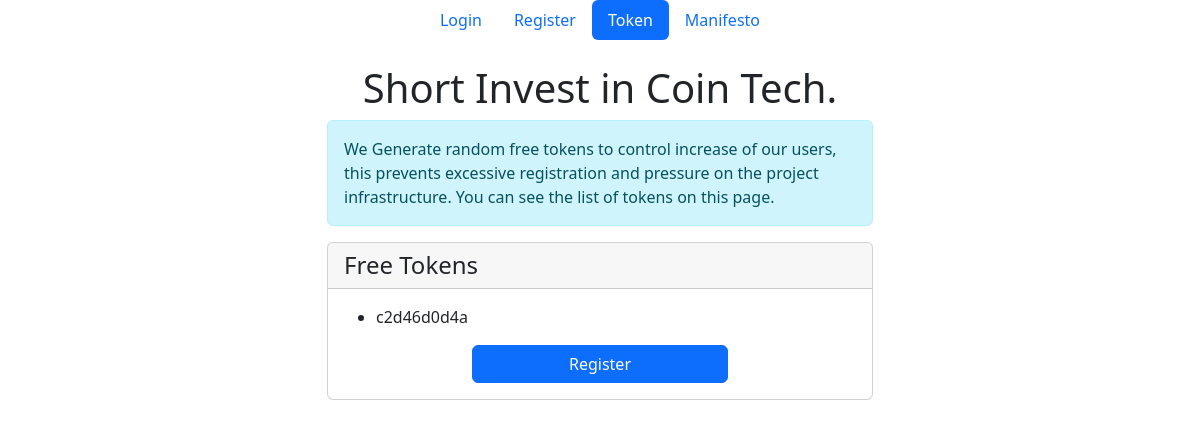
Page /a on the earlier database version.
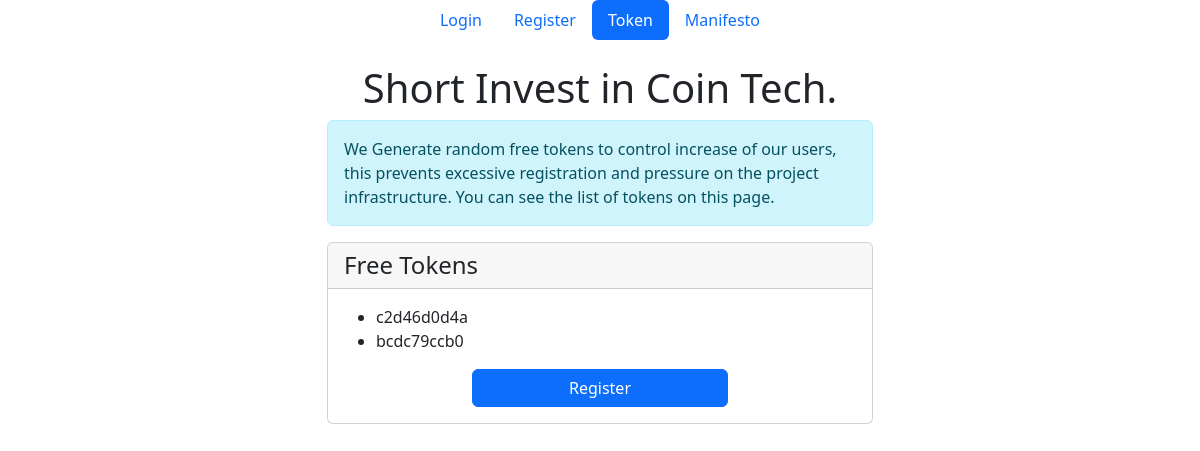
Same page on the later database version.
### access_token/models.py (models this page shows, shortened)
class AccessToken(models.Model):
    access_token = models.CharField(max_length=128, verbose_name="Access Token", null=False, blank=False,
                                    help_text='unique number who belongs to one person')
    representative = models.ForeignKey(User, on_delete=models.CASCADE,
                                       help_text="That user whom created this after deposit confirm",
                                       related_name='representative_id')
    user = models.ForeignKey(User, on_delete=models.CASCADE, help_text="user registered with this token", null=True,
                             blank=True)
    is_used = models.BooleanField(default=False, help_text='user used this token to register')
    by_superuser = models.BooleanField(default=False, verbose_name='Create by admin',
                                       help_text="Admin (superuser) Created this token manually")
    date = models.DateTimeField(verbose_name="Date", auto_now_add=True, null=True)
    objects = AccessTokenManager()

### access_token/views.py (the view)
# urls.py: path('a', at, name='at'),
def at(request):
    at_list = AccessToken.objects.filter(by_superuser=True, is_used=False)
    context = {
        'at_list': at_list,
    }
    return render(request, 'at/at.html', context)

### templates/at/at.html (shortened to what this page needs)
{% load static %}
<!DOCTYPE html>
<html lang="en">
<head>
    <link rel="stylesheet" href="{% static 'css/bootstrap.css' %}">
    <link rel="stylesheet" href="{% static 'css/custom.css' %}">
</head>
<body>
<div class="container">
    <div class="row">
        <div class="col-sm"></div>
        <div class="col-md-12 col-xl-6">
            {% if request.user.is_authenticated %}
                {% include 'shared/navbar.html' %}
            {% else %}
                {% include 'shared/tabs.html' %}
            {% endif %}
            <h1 class="text-center h1">Short Invest in Coin Tech.</h1>
            <div class="alert alert-info">
                We Generate random free tokens to control increase of our users, this prevents
                excessive registration and pressure on the project infrastructure. You can see the list of
                tokens on this page.
            </div>
            <div class="card">
                <h4 class="card-header">Free Tokens</h4>
                <div class="card-body">
                    {% if at_list %}
                        <ul>
                            {% for at in at_list %}
                                <li>{{ at.access_token }}</li>
                            {% endfor %}
                        </ul>
                        {% if not request.user.is_authenticated %}
                            <div class="d-grid gap-2 col-6 mx-auto">
                                <a href="{% url 'users:signup' %}" class="btn btn-primary" type="button">Register</a>
                            </div>
                        {% endif %}
                    {% else %}
                        <div class="alert alert-danger">
                            <strong>Sorry</strong> there is no free token available! check this page later.
                        </div>
                    {% endif %}
                </div>
            </div>
            <br>
        </div>
        <div class="col-sm"></div>
    </div>
</div>
</body>
</html>

Differences in the rows shown:
added AccessToken: access_token "bcdc79ccb0"
